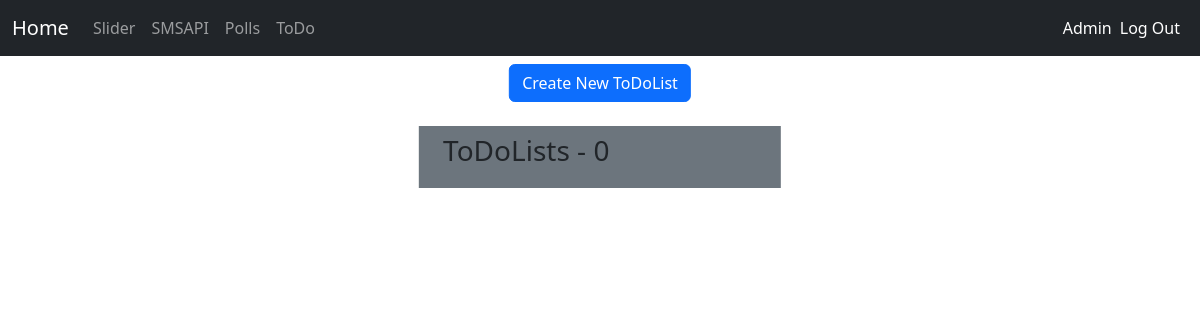
/todo (signed in), run on an earlier commit of the app's database.
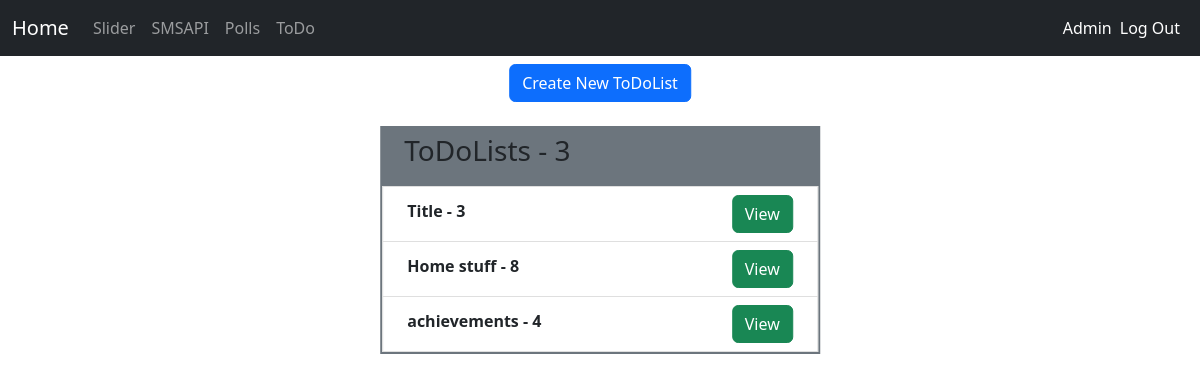
And on a later commit of the database.
### website/models.py (models this page shows, shortened)
class ToDoList(models.Model):
    user = models.ForeignKey(User, on_delete=models.CASCADE)
    title = models.CharField(max_length=100)

### website/views.py (the view)
# urls.py: path('todo', views.todo, name="todo"),
def todo(request):
    if request.user.is_authenticated:
        todoList = ToDoList.objects.filter(user=request.user)
        context = {
            "todoLists": todoList,
        }
        return render(request, 'todo.html', context)
    else:
        return render(request, 'todo.html')

### templates/todo.html (shortened to what this page needs)
{% extends 'base.html' %}
{% block main %}
<div id="kontener-todo" class="position-absolute start-50 translate-middle d-flex align-items-center flex-column gap-4">
    {% if user.is_authenticated %}
    <a type="button" class="btn btn-primary" href="/todo/createtodo">Create New ToDoList</a>
    <div class="row" style="width: 180%;">
        <div class="panel panel-default">
            <div class="panel-heading  bg-secondary p-2 px-4">
                <h3 class="panel-title">ToDoLists - {{todoLists.count}}</h3>
            </div>
            <ul class="list-group rounded-0 border border-2 border-secondary">
                {% for todoList in todoLists reversed%}
                <li class="list-group-item px-4">
                    <div class="float-start d-flex py-1">
                    <strong>{{todoList.title}} - {{todoList.todolist.count}}</strong>&nbsp;&nbsp;
                    </div>
                    <div class="tasks-items-wrapper d-flex justify-content-end">
                        <a href="/todo/todolist/{{todoList.id}}" class="btn btn-success btn-xs">View</a>
                    </div>
                </li>
                {% endfor %}
            </ul>
        </div>
    </div>
    {% else %}
    <h2>You have to be logged in to create to-do lists</h2>
    <h3>Log In <a href="/login/" style="text-decoration: none;">Here</a>.</h3>
    {% endif %}
</div>
{% endblock %}

What changed in the data, as far as the page shows it:
added ToDoList: title "Title", todolist.count "3"
added ToDoList: title "Home stuff", todolist.count "8"
added ToDoList: title "achievements", todolist.count "4"
Also different on the page:
{{ todoLists.count }}: "0" → "3"
